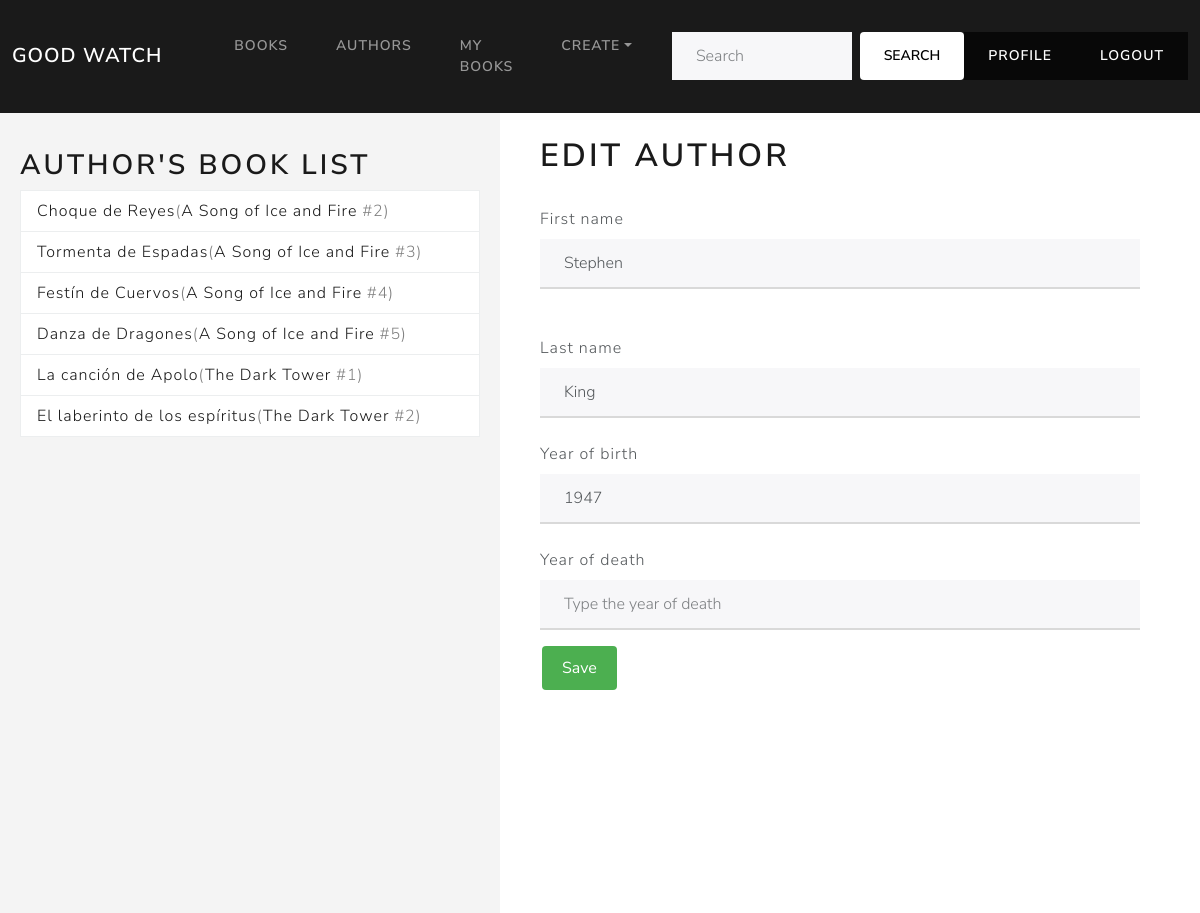
The page /book_catalog/author/13/update/ (signed in) on the database its author committed.
### book_catalog/models.py (models this page shows, shortened)
class Book(models.Model):
    title = models.CharField(max_length=200, help_text='Inserte el título del libro.')
    saga = models.ForeignKey('BookSaga', on_delete=models.PROTECT, null=True, blank=True)
    saga_volume = models.IntegerField(null=True, blank=True)
    author = models.ForeignKey('Author', on_delete=models.PROTECT, null=False)
    publish_date = models.DateField(null=True, blank=True)
    summary = models.TextField(max_length=1000, help_text='Enter a brief description of the book', null=True, blank=True)
    isbn = models.CharField(max_length=13, help_text='13 Character <a href="https://www.isbn-international.org/content/what-isbn">ISBN number</a>', null=True, blank=True)
    genre = models.ManyToManyField(Genre, help_text='Select a genre for this book')
    language = models.ForeignKey('Language', on_delete=models.SET_NULL, null=True, blank=True)
    cover_image = models.ImageField(upload_to='covers/', null=True, blank=True)
    class Meta:
        ordering = ['title', 'author']
        unique_together = ('title', 'author')
        constraints = [
            models.UniqueConstraint(fields=['saga', 'saga_volume'], name='unique_volume_in_saga')
        ]
    def get_absolute_url(self):
        return reverse('book-detail', args=[str(self.id)])

class BookSaga(models.Model):
    name = models.CharField(max_length=200, help_text='Enter the name of the saga')
    author = models.ForeignKey(Author, on_delete=models.CASCADE, related_name='saga', null = False)
    def get_absolute_url(self):
        return reverse('saga-detail', args=[str(self.id)])
    class Meta:
        unique_together = ('name', 'author')

class Author(models.Model):
    first_name = models.CharField(max_length=100)
    last_name = models.CharField(max_length=100)
    year_of_birth = models.IntegerField(null = True, blank = True)
    year_of_death = models.IntegerField(null = True, blank = True)
    class Meta:
        ordering = ['last_name', 'first_name']

### book_catalog/views.py (the view)
# urls.py: path('author/<int:pk>/update/', views.AuthorUpdateView.as_view(), name='author-update'),
class AuthorUpdateView(PermissionRequiredMixin,UpdateView):
    model = Author
    fields = '__all__'
    permission_required = 'book_catalog.change_author'
    def get_context_data(self, **kwargs: Any):
        context = super().get_context_data(**kwargs)
        author = self.get_object()
        books = author.book_set.all().order_by('saga', 'saga_volume')
        context['books'] = books
        return context

### templates/book_catalog/author_form.html (shortened to what this page needs)
{% extends "base_generic.html" %}
{% block content %}
<div style="display: flex;">
  <div class="sidebar">
    <div class="col-md-12 mt-3">
      <h2>Author's book list</h2>
      <ul class="list-group">
        {% for book in books %}
          <li class="list-group-item d-flex align-items-center">
            <a href="{{ book.get_absolute_url }}" class="no-underline">{{ book.title }}</a>
            {% if book.saga %}
              <div style="color: gray;"> (<a href="{{ book.saga.get_absolute_url }}" class="no-underline">{{ book.saga.name }} </a>#{{ book.saga_volume }})</div>
            {% endif %}
          </li>
        {% empty %}
          <li>Este autor no tiene libros listados.</li>
        {% endfor %}
      </ul>
    </div>
  </div>
  <div class="col-md-6 mt-4 ml-md-5" style="margin-left: 40px;">
    <h1>{% if author.id %}Edit Author{% else %}New Author{% endif %}</h1>
    <form action="" method="post">
        <div class="wrap-input100" style="margin-bottom: 23px;">
            <label for="firstname" class="form-label mt-4">First name</label>
            <input type="text" class="form-control" id="firstname" name="first_name" placeholder="Type the first name"
            autocomplete="on" value={% if author.first_name %} "{{author.first_name}}" {%else%} "" {%endif%}>
        </div>
          <div class="wrap-input100" style="margin-bottom 23px;">
            <label for="lastname" class="form-label mt-4">Last name</label>
            <input type="text" class="form-control" id="lastname" name="last_name" placeholder="Type the last name"
            autocomplete="on" value={% if author.last_name %} "{{author.last_name}}" {%else%} "" {%endif%}>
          </div>
          <div class="wrap-input100" style="margin-bottom 23px;">
            <label for="yearofbirth" class="form-label mt-4">Year of birth</label>
            <input type="text" class="form-control" id="yearofbirth" name="year_of_birth" placeholder="Type the year of birth"
            autocomplete="on" value={% if author.year_of_birth %} "{{author.year_of_birth}}" {%else%} "" {%endif%}>
          </div>
          <div class="wrap-input100" style="margin-bottom 23px;">
            <label for="yearofdeath" class="form-label mt-4">Year of death</label>
            <input type="text" class="form-control" id="yearofdeath" name="year_of_death" placeholder="Type the year of death"
            autocomplete={{author.year_of_death}} value={% if author.year_of_death %} "{{author.year_of_death}}" {%else%} "" {%endif%}>
          </div>
          <input type="submit" class="btn-save mt-3" value="Save">
      </form>
  </div>
</div>
{% endblock %}

### static/css/static.css (style rules this page uses)
.no-underline { text-decoration: none; }
.sidebar { flex: 0 0 500px; width: 600px; height: 100vh; overflow-y: auto; background-color: #f4f4f4; padding: 20px; }
.btn-save { background-color: #4CAF50; color: white; border: none; padding: 10px 20px; text-align: center; text-decoration: none; display: inline-block; font-size: 16px; margin: 4px 2px; cursor: pointer; border-radius: 4px; transition: background-color 0.3s ease; }
.wrap-input100 { width: 100%; position: relative; border-bottom: 2px solid #d9d9d9; }

### rows shown on the page
Book: title "Choque de Reyes", saga.name "A Song of Ice and Fire", saga_volume "2"
Book: title "Tormenta de Espadas", saga.name "A Song of Ice and Fire", saga_volume "3"
Book: title "Festín de Cuervos", saga.name "A Song of Ice and Fire", saga_volume "4"
Book: title "Danza de Dragones", saga.name "A Song of Ice and Fire", saga_volume "5"
Book: title "La canción de Apolo", saga.name "The Dark Tower", saga_volume "1"
Book: title "El laberinto de los espíritus", saga.name "The Dark Tower", saga_volume "2"
Author: first_name "Stephen", last_name "King", year_of_birth "1947"
